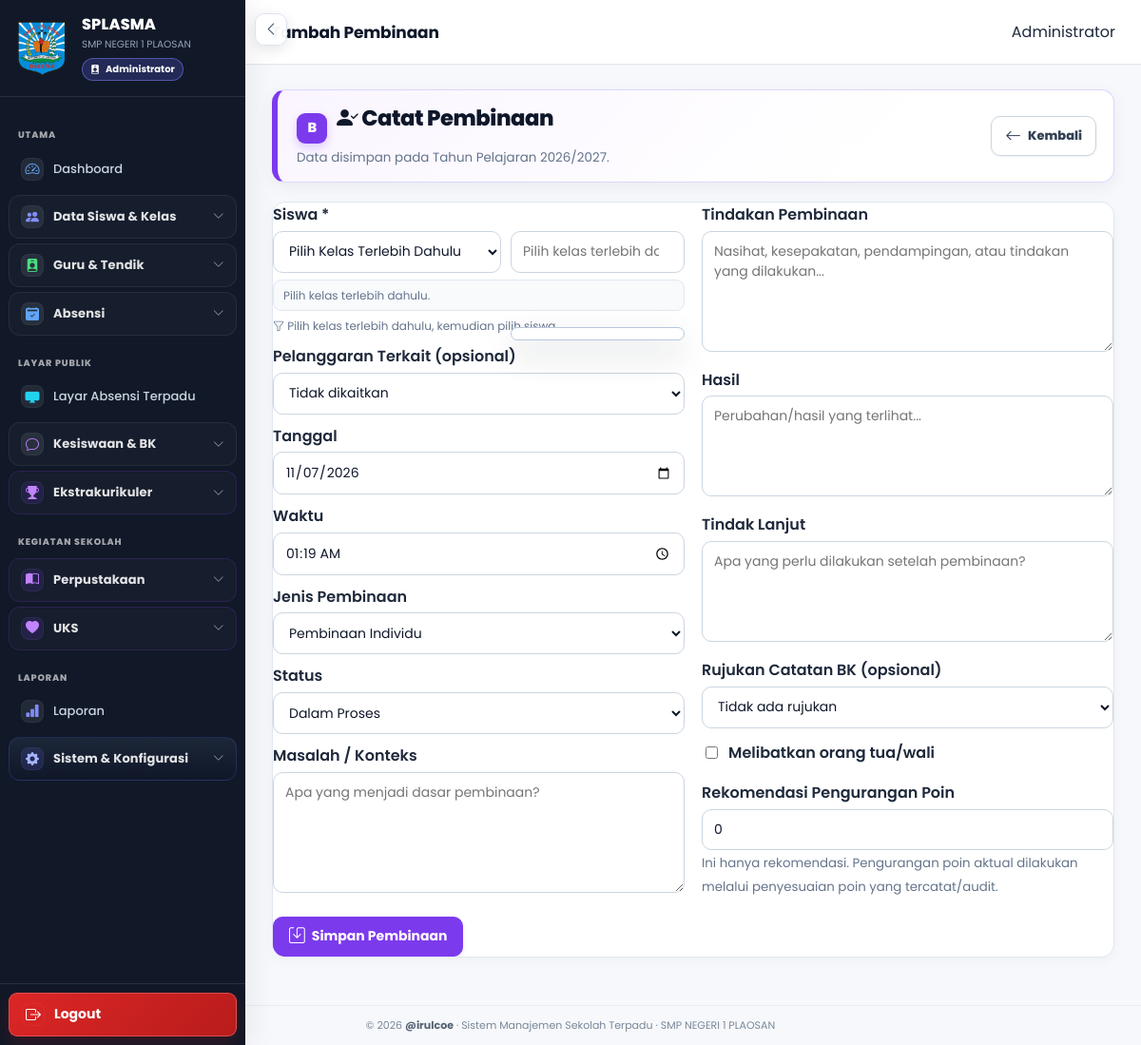
Page /pembinaan/tambah.php (signed in) on the committed database.
### tables this page shows
CREATE TABLE `profil_sekolah` (
  `id` bigint(20) UNSIGNED NOT NULL,
  `nama_sekolah` varchar(200) NOT NULL,
  `npsn` varchar(30) DEFAULT NULL,
  `nss` varchar(30) DEFAULT NULL,
  `jenjang` varchar(50) DEFAULT NULL,
  `status_sekolah` varchar(50) DEFAULT NULL,
  `alamat` text DEFAULT NULL,
  `desa` varchar(100) DEFAULT NULL,
  `kecamatan` varchar(100) DEFAULT NULL,
  `kabupaten` varchar(100) DEFAULT NULL,
  `provinsi` varchar(100) DEFAULT NULL,
  `kode_pos` varchar(10) DEFAULT NULL,
  `telepon` varchar(50) DEFAULT NULL,
  `email` varchar(150) DEFAULT NULL,
  `website` varchar(200) DEFAULT NULL,
  `logo` varchar(255) DEFAULT NULL,
  `foto` varchar(255) DEFAULT NULL,
  `nama_kepala` varchar(200) DEFAULT NULL,
  `nip_kepala` varchar(50) DEFAULT NULL,
  `created_at` timestamp NULL DEFAULT current_timestamp(),
  `updated_at` timestamp NULL DEFAULT current_timestamp() ON UPDATE current_timestamp()
);

CREATE TABLE `tahun_pelajaran` (
  `id` bigint(20) UNSIGNED NOT NULL,
  `nama` varchar(20) NOT NULL,
  `aktif` tinyint(1) NOT NULL DEFAULT 0,
  `tanggal_mulai` date DEFAULT NULL,
  `tanggal_selesai` date DEFAULT NULL,
  `created_at` timestamp NULL DEFAULT current_timestamp(),
  `updated_at` timestamp NULL DEFAULT current_timestamp() ON UPDATE current_timestamp()
);

### pembinaan/tambah.php (the view, shortened to what the rows shown need)
<?php
require_once __DIR__ . '/_helper.php';
$tapel=pembinaan_active_tapel($pdo); $tapelId=$tapel?(int)$tapel['id']:0;
$page_title='Tambah Pembinaan'; require_once __DIR__.'/../layouts/header.php'; require_once __DIR__.'/../layouts/sidebar.php';
?>
<main class="main"><header class="topbar"><div class="topbar-title">Tambah Pembinaan</div><div class="topbar-user"><?=e(user_name())?></div></header><section class="content">
<div class="page-header"><div><h1><i class="bi bi-person-check-fill"></i> Catat Pembinaan</h1><p>Data disimpan pada Tahun Pelajaran <?=e($tapel['nama']??'-')?>.</p></div></div>
</section></main><?php require_once __DIR__.'/../layouts/footer.php'; ?>

### layouts/sidebar.php (shortened to what the rows shown need)
<?php $sidebar_role_class = 'sidebar-role-' . preg_replace('/[^a-z0-9_-]/i', '', (string)user_role()); ?>
<aside id="globalSidebar" class="sidebar <?= e($sidebar_role_class) ?>" aria-label="Navigasi utama">
    <div class="sidebar-brand">
        <?php if (!empty($school_profile['logo'])): ?>
            <img src="<?= e(school_logo_url($pdo)) ?>" alt="Logo Sekolah" class="sidebar-logo">
        <?php endif; ?>
        <div class="sidebar-brand-info">
            <div class="sidebar-brand-title">SPLASMA</div>
            <small><?= e($school_profile['nama_sekolah']) ?></small>
            <div class="sidebar-role-badge">
                <i class="bi bi-person-badge-fill" aria-hidden="true"></i>
                <span><?= e(sidebar_role_label()) ?></span>
            </div>
        </div>
    </div>
</aside>

### rows in the picture
profil_sekolah: logo (picture), nama_sekolah "SMP NEGERI 1 PLAOSAN"
tahun_pelajaran: nama "2026/2027"

### other values in the picture
sidebar_role_label() "Administrator"
$label "Dashboard Layar Absensi Terpadu Laporan"
$label "Data Siswa & Kelas Guru & Tendik Absensi Kesiswaan & BK Ekstrakurikuler Perpustakaan UKS Sistem & Konfigurasi"
user_name() "Administrator"
APP_NAME "Sistem Manajemen Sekolah Terpadu"
NAMA_SEKOLAH "SMP NEGERI 1 PLAOSAN"
form field jenis "Pembinaan Individu"
form field status "Dalam Proses"
